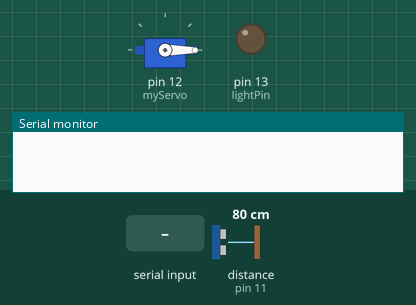
Simulated run of this sketch. Board: Arduino Uno, built with avr-gcc and run on an emulated ATmega328P. Shown: servo, output pins drawn as LEDs (lit = HIGH), the last lines printed to the serial monitor. Wiring (inferred from the names in the program): ultrasonic range finder: trigger pin 10; echo pin 11. The test bench sets the inputs (shaded band); at power-on: distance to the obstacle (sensor on pin 11) 80 cm. The echo pulse lasts 58.3 µs per cm; pins used as bus, display or sensor lines are not drawn.

Above: at 0.1 s.
2.3 s: "90,45\n" received over Serial
At 3.3 s:
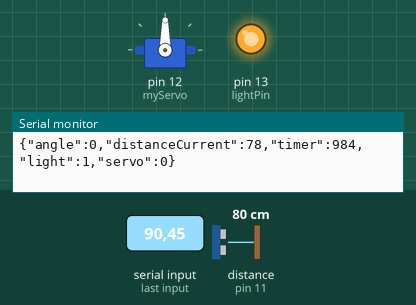
3.8 s: "200\n" received over Serial
At 4.9 s:
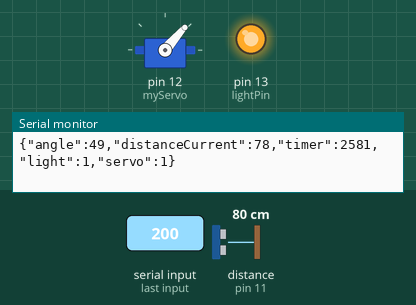
6.8 s: "180\n" received over Serial
At 8.0 s:
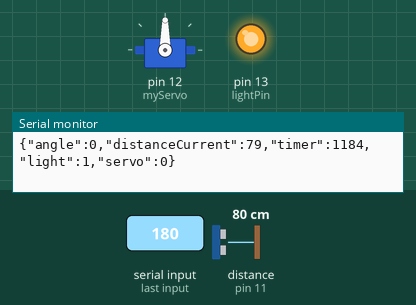
Timing chart, 0 to 9.8 s (numbered marks = the images above; inputs shaded):
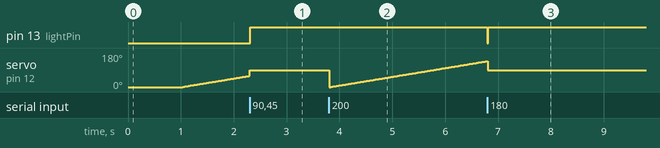

Measured:
- after the input at 2.3 s, pin 13 (lightPin): LOW → HIGH at once
- after the input at 6.8 s, pin 13 (lightPin): HIGH → LOW at once, → HIGH 0.01 s later

The sketch:

lighting-controller.ino.ino
```cpp
// Includes the servo library
#include <Servo.h>

#define TURN_ON_LIGHT 0
#define TURN_OFF_LIGHT 1
#define TURN_ON_SERVO 2
#define TURN_OFF_SERVO 3
// Defines Trig and Echo pins of the Ultrasonic Sensor
const int trigPin = 10;
const int echoPin = 11;
const int lightPin = 13; //

int command = 5;
int MOVING_TIME = 4000;
unsigned long moveStartTime;
long duration = 0;
int distance = 0;
int distanceThreshold = 20; // Distance threshold to turn on the light
int durationThreshold = 1000;
unsigned long currentTime;
unsigned long startTime;
int distanceCurrent =0;

// state
int angle = 0;
int startAngle = 0;
int desiredAngle = 180;
bool isPeopleDetected = false;
bool isServoRotate = true;
bool isLightOn = false;
volatile int interruptCounter = 0; // counter for the number of interrupts
volatile bool haveSent = false;

Servo myServo; // Creates a servo object for controlling the servo motor

int calculateDistance()
{
  digitalWrite(trigPin, LOW);
  delayMicroseconds(2);
  // Sets the trigPin on HIGH state for 10 micro seconds
  digitalWrite(trigPin, HIGH);
  delayMicroseconds(10);
  digitalWrite(trigPin, LOW);
  duration = pulseIn(echoPin, HIGH); // Reads the echoPin, returns the sound wave travel time in microseconds
  distance = duration * 0.034 / 2;
  return distance;
}

void sendData()
{

  currentTime = millis() - startTime;

  Serial.println(
      "{\"angle\":" + String(angle) +
      ",\"distanceCurrent\":" + String(distanceCurrent) +
      ",\"timer\":" + String(currentTime) +
      ",\"light\":" + String(isLightOn) +
      ",\"servo\":" + String(isServoRotate) + "}");
}

void readData()
{
  if (Serial.available())
  {
    command = Serial.read() - '0';
    command = constrain(command, 0, 3);
  }
}

void deviceController()
{

  switch (command)
  {
  case TURN_ON_LIGHT:
    if (!isLightOn)
    {
      startTime = millis();
      isLightOn = true;

    }
    break;
  case TURN_OFF_LIGHT:
    if (isLightOn)
    {
      isLightOn = false;
      startTime = millis();
    }
    break;
  case TURN_ON_SERVO:
    if (!isServoRotate)
    {
      isServoRotate = true;
      moveStartTime = millis();
    }
    break;
  case TURN_OFF_SERVO:
    if (isServoRotate)
    {
      isServoRotate = false;
      myServo.write(0);
      startAngle = 0;
      desiredAngle = 180;
      angle = 0;
    }
    break;
  default:
    break;
  }

  digitalWrite(lightPin, isLightOn);

  if (isServoRotate)
  {
    if (moveStartTime < 0)
    {
      moveStartTime = millis();
    }
    unsigned long progress = millis() - moveStartTime;

    if (progress <= MOVING_TIME)
    {
      angle = map(progress, 0, MOVING_TIME -100, startAngle, desiredAngle);
      angle = constrain(angle, 0, 180);
      distanceCurrent = calculateDistance();
      myServo.write(angle);
      if (angle == desiredAngle && desiredAngle ==180){
        startAngle = 180;
        desiredAngle = 0;
        moveStartTime = millis();

      }
      else if (angle == desiredAngle && desiredAngle ==0){
        startAngle = 0;
        desiredAngle = 180;
        moveStartTime = millis();
      }

    }
    else if (angle != desiredAngle)
    {
      moveStartTime = millis();
    }
  }
  else
  {
    myServo.write(90);
    distanceCurrent = calculateDistance();
  }
}

void setup()
{


  pinMode(lightPin, OUTPUT);
  pinMode(trigPin, OUTPUT); // Sets the trigPin as an Output
  pinMode(echoPin, INPUT);  // Sets the echoPin as an Input
  Serial.begin(115200);
  myServo.attach(12); // Defines on which pin is the servo motor attached

  myServo.write(0);
  startAngle = 0;

  desiredAngle = 180;
  angle = 0;
  delay(1000);
  moveStartTime = millis();
  startTime = millis();
}

void loop()
{
  readData();
  deviceController();
  sendData();

  // rotates the servo motor from 15 to 165 degrees
}
// Function for calculating the distance measured by the Ultrasonic sensor
```
